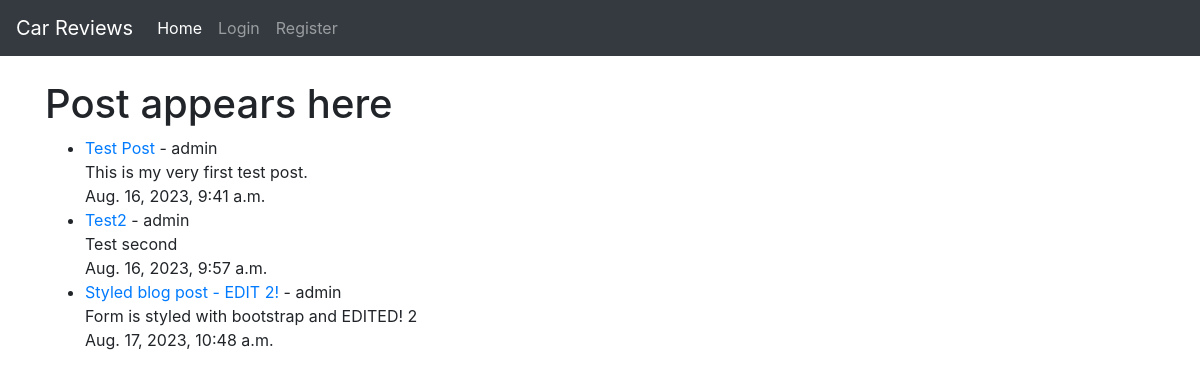
Before: / with the older database file.
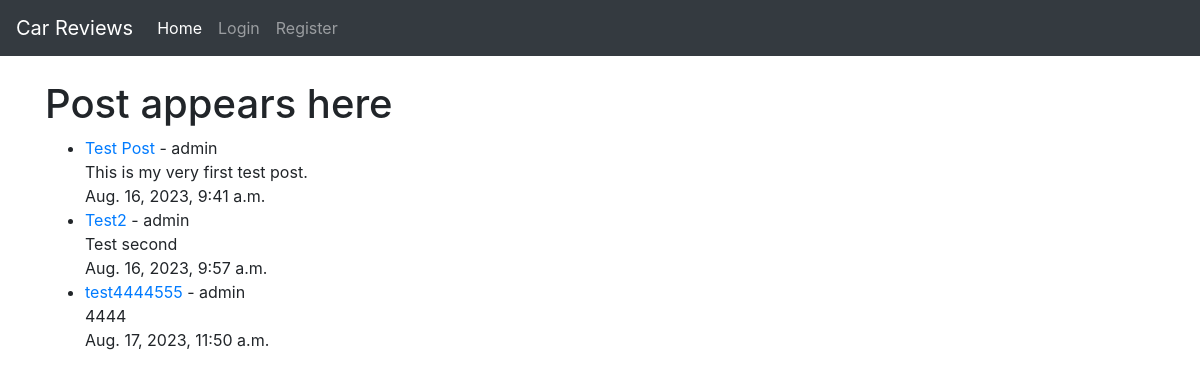
After: the same page with the newer database file.
### blog/models.py (models this page shows, shortened)
class Post(models.Model):
    title = models.CharField(max_length=200, unique=True)
    title_tag = models.CharField(max_length=200)
    author = models.ForeignKey(User, on_delete=models.CASCADE, related_name='blog_posts')
    created_on = models.DateTimeField(auto_now_add=True)
    updated_on = models.DateTimeField(auto_now_add=True)
    content = models.TextField()

### blog/views.py (the view)
# urls.py: path('', view.as_view(), name='home'),
class view(ListView):
    model = Post
    template_name = 'index.html'

### templates/index.html (shortened to what this page needs)
{% extends 'base.html' %}
    {% block content %}
    <h1>Post appears here</h1>
    <ul>
    {% for post in object_list %}
        <li><a href="{% url 'post-details' post.pk %}">{{ post.title }}</a> - {{ post.author }}<br/> {{ post.content }}<br/> {{ post.created_on }}</li>
    {% endfor %}
    </ul>
    {% endblock %}

### templates/base.html (shortened to what this page needs)
<!doctype html>
<html lang="en">
<head>
    <link rel="stylesheet" href="https://cdn.jsdelivr.net/npm/bootstrap@4.6.2/dist/css/bootstrap.min.css"
>
</head>
<body>
    <nav class="navbar navbar-expand-lg navbar-dark bg-dark">
        <a class="navbar-brand" href="{% url 'home' %}">Car Reviews</a>
        <div class="collapse navbar-collapse" id="navbarNav">
            <ul class="navbar-nav">
                <li class="nav-item active">
                    <a class="nav-link" href="{% url 'home' %}">Home <span class="sr-only">(current)</span></a>
                </li>
                <li class="nav-item">
                    <a class="nav-link" href="#">Login</a>
                </li>
                <li class="nav-item">
                    <a class="nav-link" href="#">Register</a>
                </li>
            </ul>
        </div>
    </nav>
    <br />
    <div class="container">
        {% block content %}
        {% endblock %}
    </div>
</body>
</html>

Changed rows visible on the page:
removed Post: title "Styled blog post - EDIT 2!", author "admin", content "Form is styled with bootstrap and EDITED! 2", created_on "Aug. 17, 2023, 10:48 a.m."
added Post: title "test4444555", author "admin", content "4444", created_on "Aug. 17, 2023, 11:50 a.m."
